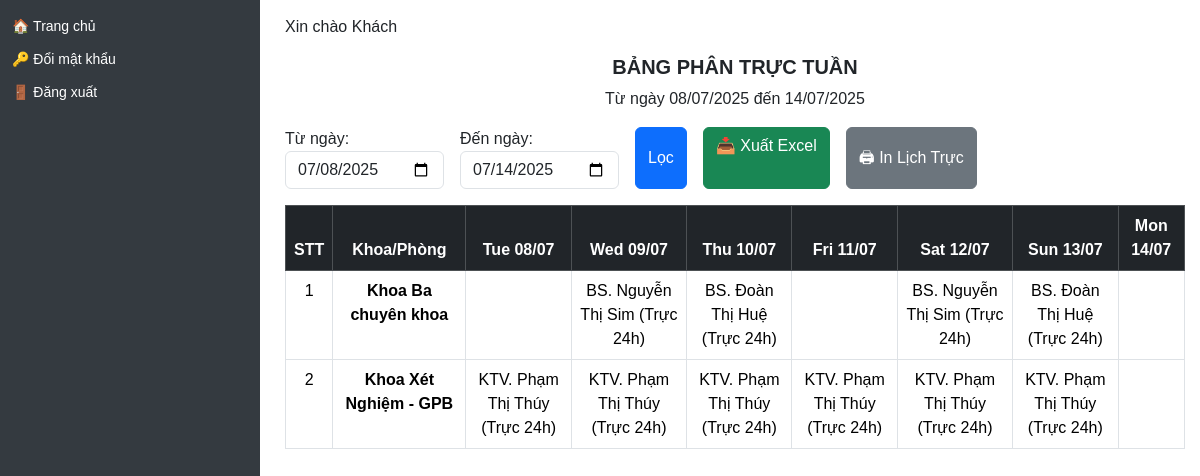
/report-all, run on the app's committed database.
### models/user.py (models this page shows)
class User(db.Model, UserMixin):
    __tablename__ = 'user'
    id = db.Column(db.Integer, primary_key=True)
    name = db.Column(db.String(100), nullable=False)
    username = db.Column(db.String(50), unique=True, nullable=False)
    password = db.Column(db.String(100), nullable=False)
    role = db.Column(db.String(20))  # admin / manager / user
    department = db.Column(db.String(100))
    position = db.Column(db.String(50))  # Bác sĩ / Điều dưỡng / KTV...
    contract_type = db.Column(db.String(50))  # Hợp đồng / Biên chế / v.v.
    email = db.Column(db.String(120))
    phone = db.Column(db.String(20))
    start_year = db.Column(db.Integer)  # ✅ Năm vào công tác (mới thêm)
    schedules = relationship("Schedule", back_populates="user")
    leave_requests = relationship('LeaveRequest', back_populates='user')

### app.py (the view)
@app.route('/report-all')
def report_all():
    start_str = request.args.get('start')
    end_str = request.args.get('end')
    if start_str and end_str:
        start_date = datetime.strptime(start_str, '%Y-%m-%d').date()
        end_date = datetime.strptime(end_str, '%Y-%m-%d').date()
    else:
        start_date = datetime.today().date()
        end_date = start_date + timedelta(days=6)
    schedules = Schedule.query.join(User).join(Shift).filter(
        Schedule.work_date.between(start_date, end_date),
        Schedule.shift_id != None,
        User.department != None
    ).order_by(User.department, Schedule.work_date).all()
    grouped = {}
    for s in schedules:
        shift_name = s.shift.name.strip().lower()
        if not shift_name.startswith('trực'):
            continue
        dept = s.user.department.strip() if s.user.department else 'Khác'
        key = s.work_date.strftime('%a %d/%m')
        position = s.user.position.strip() if s.user.position else ''
        name = s.user.name.strip()
        display_name = name if name.startswith(position) else f"{position}. {name}" if position else name
        if 'thường trú' in shift_name:
            ca_text = 'Trực thường trú'
        elif '24' in shift_name:
            ca_text = 'Trực 24h'
        elif '16' in shift_name:
            ca_text = 'Trực 16h'
        elif '8' in shift_name:
            ca_text = 'Trực 8h'
        else:
            ca_text = f"Trực {int(s.shift.duration)}h"
        line = f"{display_name} ({ca_text})"
        grouped.setdefault(dept, {})
        grouped[dept].setdefault(key, [])
        grouped[dept][key].append((position, line))
    grouped_by_dept = {
        dept: {
            day: sorted(entries, key=lambda x: x[0]) for day, entries in dept_data.items()
        }
        for dept, dept_data in grouped.items() if any(dept_data.values())
    }
    def sort_priority(name):
        name = name.lower()
        if 'giám đốc' in name:
            return '1_' + name
        elif 'ban giám' in name:
            return '1_' + name
        elif 'khoa' in name:
            return '2_' + name
        else:
            return '3_' + name
    dept_ordered = sorted(grouped_by_dept.keys(), key=sort_priority)
    date_range = [start_date + timedelta(days=i) for i in range((end_date - start_date).days + 1)]
    return render_template(
        'report_all.html',
        grouped_by_dept=grouped_by_dept,
        dept_ordered=dept_ordered,
        date_range=date_range,
        start_date=start_date,
        end_date=end_date
    )

### app.py (called while the page is built)
@app.context_processor
def inject_user():
    user = None
    if 'user_id' in session:
        user = db.session.get(User, session['user_id'])
    return dict(user=user)

@app.context_processor
def inject_helpers():
    return dict(get_titled_names=get_titled_names)

@app.context_processor
def inject_helpers():
    return dict(get_titled_names=get_titled_names)

### templates/report_all.html (shortened to what this page needs)
{% extends 'layout.html' %}
{% block content %}
<div class="text-center mb-3 d-print-block">
  <h5><strong>BẢNG PHÂN TRỰC TUẦN</strong></h5>
  <p>Từ ngày {{ start_date.strftime('%d/%m/%Y') }} đến {{ end_date.strftime('%d/%m/%Y') }}</p>
</div>
<form method="get" class="d-flex gap-3 mb-3 d-print-none">
  <div>
    <label class="form-label mb-0">Từ ngày:</label>
    <input type="date" name="start" class="form-control" value="{{ start_date }}">
  </div>
  <div>
    <label class="form-label mb-0">Đến ngày:</label>
    <input type="date" name="end" class="form-control" value="{{ end_date }}">
  </div>
  <button type="submit" class="btn btn-primary">Lọc</button>
  <a href="/export-report-all?start={{ start_date }}&end={{ end_date }}" class="btn btn-success">📥 Xuất Excel</a>
  <button type="button" class="btn btn-secondary" onclick="window.print()">🖨 In Lịch Trực</button>
</form>
<div class="table-scroll">
<table class="table table-bordered text-center">
  <thead class="table-dark">
    <tr>
      <th>STT</th>
      <th>Khoa/Phòng</th>
      {% for d in date_range %}
        <th>{{ d.strftime('%a %d/%m') }}</th>
      {% endfor %}
    </tr>
  </thead>
  <tbody>
    {% for dept in dept_ordered %}
    <tr>
      <td>{{ loop.index }}</td>
      <td><strong>{{ dept }}</strong></td>
      {% for d in date_range %}
        {% set key = d.strftime('%a %d/%m') %}
        <td>
          {% set items = grouped_by_dept[dept].get(key, []) %}
          {% for position, line in items %}
            {{ line }}<br>
          {% endfor %}
        </td>
      {% endfor %}
    </tr>
    {% endfor %}
  </tbody>
</table>
</div>
{% endblock %}

### templates/layout.html (style rules this page uses)
body { margin: 0; font-family: Arial, sans-serif; }

### data on the page
User: department "Khoa Ba chuyên khoa", line "BS. Nguyễn Thị Sim (Trực 24h)"
User: line "BS. Đoàn Thị Huệ (Trực 24h)"
User: department "Khoa Xét Nghiệm - GPB", line "KTV. Phạm Thị Thúy (Trực 24h)"

### other printed values
{{ d.strftime('%a %d/%m') }} "Tue 08/07" "Wed 09/07" "Thu 10/07" "Fri 11/07" "Sat 12/07" "Sun 13/07" "Mon 14/07"
